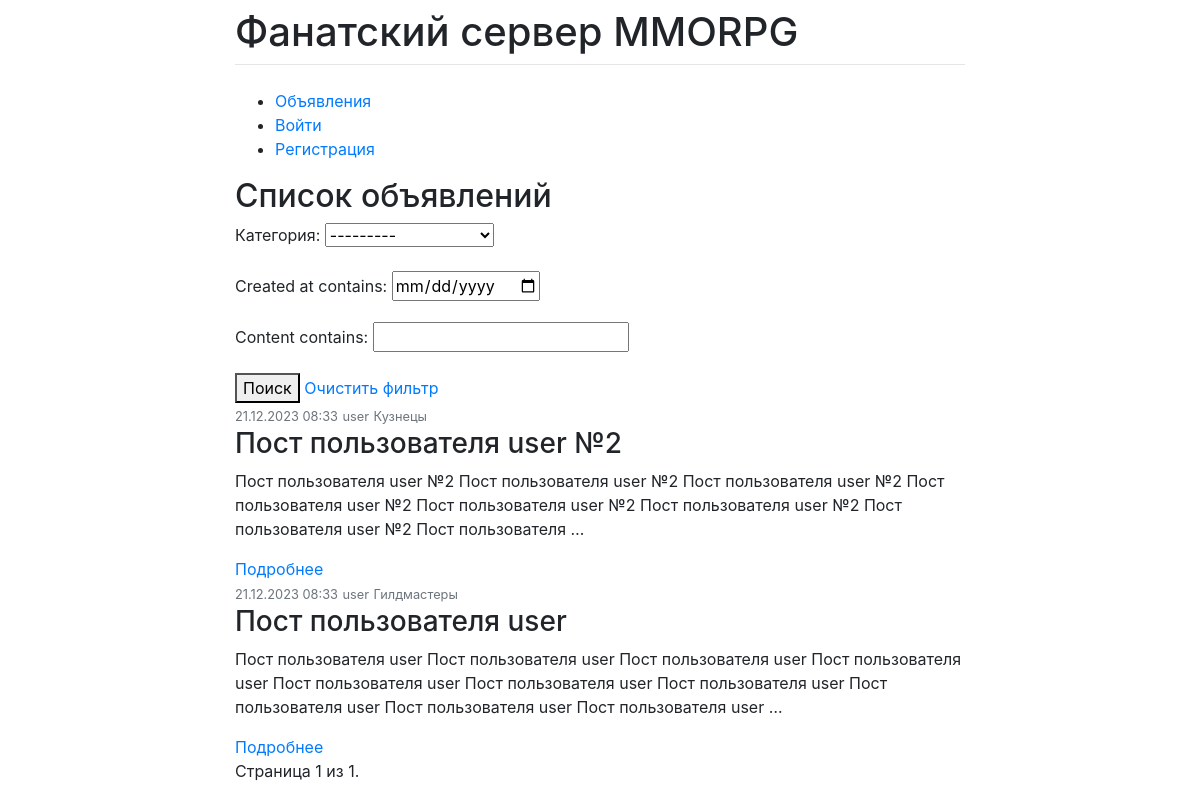
The page / on the database its author committed.
### guild/models.py (models this page shows, shortened)
class Post(models.Model):
    author = models.ForeignKey(Profile, on_delete=models.CASCADE)
    title = models.CharField(max_length=255)
    content = models.TextField()
    category = models.ForeignKey(Category, on_delete=models.CASCADE)
    created_at = models.DateTimeField(auto_now_add=True)
    updated_at = models.DateTimeField(auto_now=True)
    image = models.ImageField(upload_to='images/', null=True, blank=True)

class Profile(models.Model):
    user = models.OneToOneField(User, on_delete=models.CASCADE)
    email_confirmed = models.BooleanField(default=False)
    avatar = models.ImageField(upload_to='images/', null=True, blank=True)
    BIO_CHOICES = [
        ('F', 'Female'),
        ('M', 'Male'),
    ]
    bio = models.CharField(max_length=1, choices=BIO_CHOICES, default='M')
    one_time_password = models.CharField(max_length=10, null=True, blank=True)

class Category(models.Model):
    name = models.CharField(max_length=100)
    subscribes = models.ManyToManyField(Profile, related_name='categories', through='Subscription')
    is_active = models.BooleanField(default=True)
    def __str__(self):
        return self.name.title()

### guild/views.py (the view, shortened to what this page needs)
# urls.py: path('', PostListView.as_view(), name='post-list'),
class PostListView(ListView, FilterView):
    model = Post
    ordering = '-created_at'
    context_object_name = 'posts'
    template_name = 'post_list.html'
    paginate_by = 10  # Количество объявлений на странице
    filterset_class = PostFilter
    def get_context_data(self, **kwargs):
        context = super().get_context_data(**kwargs)
        paginator = Paginator(self.get_queryset(), self.paginate_by)
        page = self.request.GET.get('page')
        posts = paginator.get_page(page)
        context['filterset'] = self.filterset
        context['posts'] = posts
        context['filter'] = PostFilter(self.request.GET, queryset=self.get_queryset())
        context['current_time'] = timezone.localtime(timezone.now())
        context['timezones'] = pytz.common_timezones
        return context
    def get_queryset(self):
        queryset = super().get_queryset()
        self.filterset = PostFilter(self.request.GET, queryset)
        return self.filterset.qs

### templates/post_list.html (shortened to what this page needs)
{% extends 'flatpages/base.html' %}
{% load crispy_forms_tags %}
{% block content %}
    <h2>Список объявлений</h2>
    <form method="get">
        {{ filter.form.as_p }}
        <button type="submit">Поиск</button>
        <a href="{% url 'post-list' %}">Очистить фильтр</a>
    </form>
    {% for post in posts %}
        <div class="post">
            <small class="text-muted">{{ post.created_at|date:'d.m.Y H:i' }}</small>
            <small class="text-muted">{{ post.author.user }}</small>
            <small class="text-muted">{{ post.category.name }}</small><br>
            <h3>{{ post.title }}</h3>
            <p>{{ post.content|truncatewords:30 }}</p>
            <a href="{% url 'post-detail' pk=post.pk %}">Подробнее</a>
        </div>
    {% endfor %}
    <div class="pagination">
    <span class="step-links">
        <span class="current">
            Страница {{ posts.number }} из {{ posts.paginator.num_pages }}.
        </span>
    </span>
    </div>
{% endblock %}

### rows shown on the page
Post: created_at "21.12.2023 08:33", author.user "user", category.name "Кузнецы", title "Пост пользователя user №2", content "Пост пользователя user №2 Пост пользователя user №2 Пост пользователя user №2 Пост пользователя user №2 Пост пользователя user №2 Пост пользователя user №2 Пост пользователя user №2 Пост пользователя …"
Post: created_at "21.12.2023 08:33", author.user "user", category.name "Гилдмастеры", title "Пост пользователя user", content "Пост пользователя user Пост пользователя user Пост пользователя user Пост пользователя user Пост пользователя user Пост пользователя user Пост пользователя user Пост пользователя user Пост пользователя user Пост пользователя user …"

### other values the page prints
{{ posts.number }} "1"
{{ posts.paginator.num_pages }} "1"
